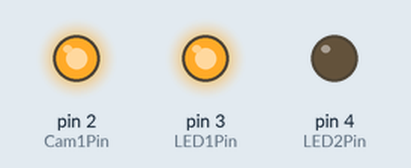
Simulated run of this sketch. Board: Arduino Uno, built with avr-gcc and run on an emulated ATmega328P. Parts: output pins drawn as LEDs (lit = HIGH). Pins used as bus, display or sensor lines are not drawn.

Above: at 10.02 s.
At 12.86 s:
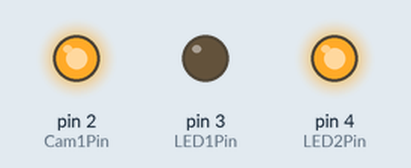
Timing chart, 0 to 13.2 s (numbered marks = the images above):
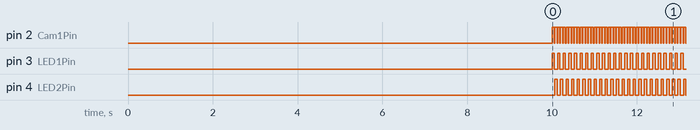

Measured:
- by itself, pin 2 (Cam1Pin): alternates HIGH for 0.05 s and LOW for 0.01 s
- by itself, pin 3 (LED1Pin), pin 4 (LED2Pin): alternates HIGH for 0.05 s and LOW for 0.08 s

The sketch:

final15.ino
```cpp
#define Cam1Pin 2
#define LED1Pin 3 // (baseline 405)
#define LED2Pin 4 // LED2 (470)
#define FrameTriggerbox4Pin 8//
#define FrameTriggerbox5Pin 9//
#define FrameTriggerbox6Pin 10//
#define FrameTriggerbox7Pin 11//
#define FrameTriggerbox8Pin 12//

const int frame_duration_ms = 53;
const int inter_frame_duration_ms = 13;
const int frameTriggerDelay_us = 1;

void setup() {
  // put your setup code here, to run once:
  pinMode(Cam1Pin, OUTPUT);
  digitalWrite(Cam1Pin, LOW);

  pinMode(LED1Pin, OUTPUT);
  digitalWrite(LED1Pin, LOW);

  pinMode(LED2Pin, OUTPUT);
  digitalWrite(LED2Pin, LOW);

  pinMode(FrameTriggerbox4Pin, OUTPUT);
  digitalWrite(FrameTriggerbox4Pin, LOW);

  pinMode(FrameTriggerbox5Pin, OUTPUT);
  digitalWrite(FrameTriggerbox5Pin, LOW);

  pinMode(FrameTriggerbox6Pin, OUTPUT);
  digitalWrite(FrameTriggerbox6Pin, LOW);

  pinMode(FrameTriggerbox7Pin, OUTPUT);
  digitalWrite(FrameTriggerbox7Pin, LOW);

  pinMode(FrameTriggerbox8Pin, OUTPUT);
  digitalWrite(FrameTriggerbox8Pin, LOW);

  //  //for test only
  //    pinMode(13, OUTPUT);
  //  digitalWrite(13, LOW);


  delay(10000);
}

void loop() {
  // put your main code here, to run repeatedly:
   for (int i = 0; i < 274; i++) {
//  for (int i = 0; i < 100; i++) {
    //  digitalWrite(13, HIGH);
    //  delay(1000);
    //    digitalWrite(13, LOW);


    digitalWrite(FrameTriggerbox4Pin, HIGH);
    digitalWrite(FrameTriggerbox5Pin, HIGH);
    delayMicroseconds(frameTriggerDelay_us);
    digitalWrite(FrameTriggerbox4Pin, LOW);
    digitalWrite(FrameTriggerbox5Pin, LOW);

    digitalWrite(FrameTriggerbox6Pin, HIGH);
    digitalWrite(FrameTriggerbox7Pin, HIGH);
    delayMicroseconds(frameTriggerDelay_us);
    digitalWrite(FrameTriggerbox6Pin, LOW);
    digitalWrite(FrameTriggerbox7Pin, LOW);
//
    digitalWrite(FrameTriggerbox8Pin, HIGH);
    delayMicroseconds(frameTriggerDelay_us);
    digitalWrite(FrameTriggerbox8Pin, LOW);


    for (int j = 0; j < 100; j++) {

//      analogWrite(LED1Pin,160);
      digitalWrite(LED1Pin, HIGH);
      digitalWrite(Cam1Pin, HIGH);
      delay(frame_duration_ms);
      digitalWrite(Cam1Pin, LOW);
      digitalWrite(LED1Pin, LOW);
      delay(inter_frame_duration_ms);

//      analogWrite(LED2Pin,160);
      digitalWrite(LED2Pin, HIGH);
      digitalWrite(Cam1Pin, HIGH);
      delay(frame_duration_ms);
      digitalWrite(Cam1Pin, LOW);
      digitalWrite(LED2Pin, LOW);
      delay(inter_frame_duration_ms);
    }

  }

  delay(3600000);


}
```
